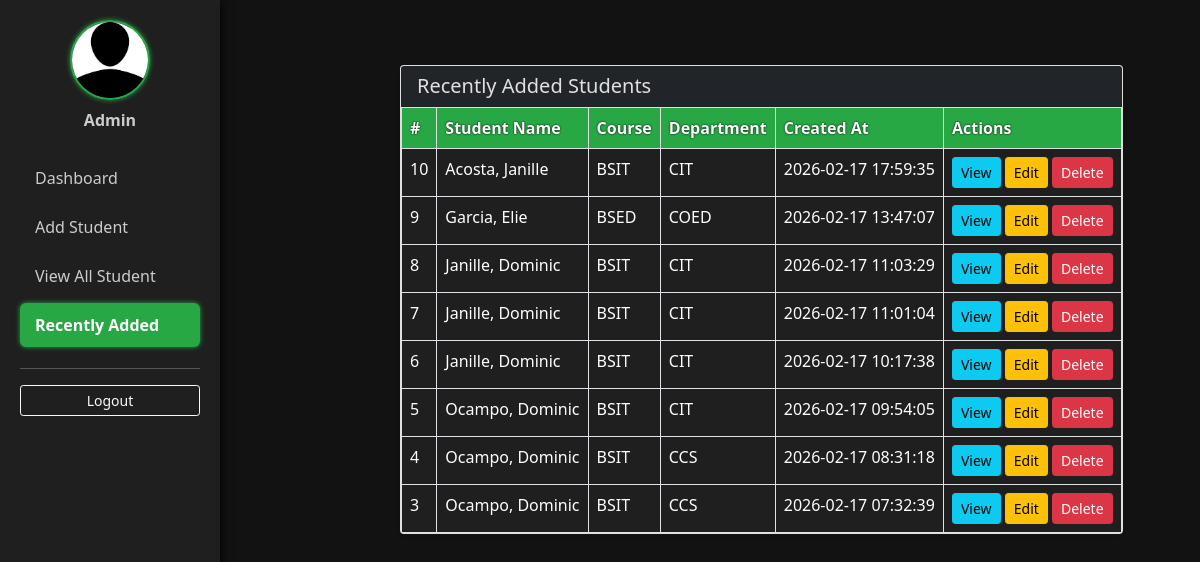
The app's page /recentAdd.php (signed in), older data.
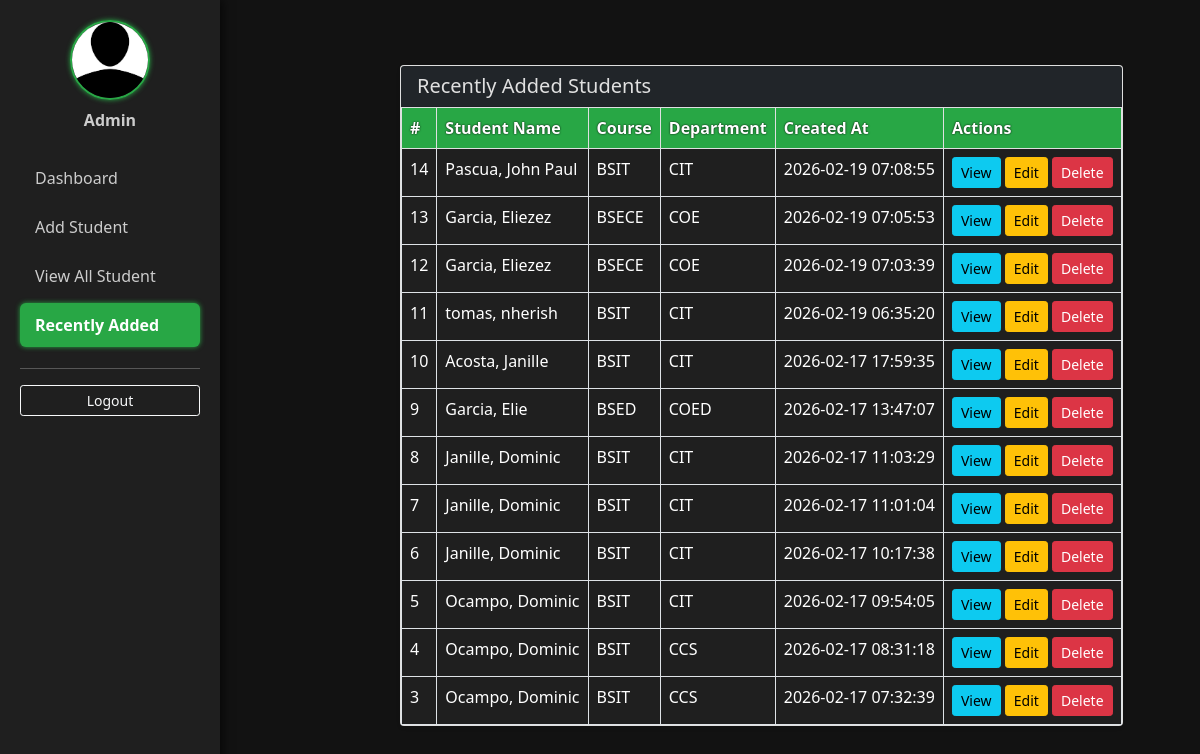
The same page, newer data.
### tables this page shows
CREATE TABLE `students_info_tbl` (
  `id` int(10) UNSIGNED NOT NULL,
  `last_name` varchar(100) NOT NULL,
  `first_name` varchar(100) NOT NULL,
  `middle_initial` varchar(5) NOT NULL,
  `extension_name` varchar(20) DEFAULT NULL,
  `age` tinyint(3) UNSIGNED NOT NULL,
  `birthdate` date NOT NULL,
  `street` varchar(150) NOT NULL,
  `barangay` varchar(100) NOT NULL,
  `city` varchar(100) NOT NULL,
  `province` varchar(100) NOT NULL,
  `zip_code` varchar(10) NOT NULL,
  `course` varchar(50) NOT NULL,
  `department` varchar(50) NOT NULL,
  `user_id` int(11) NOT NULL,
  `created_at` timestamp NOT NULL DEFAULT current_timestamp()
);

### recentAdd.php (the view, shortened to what this page needs)
<?php
require 'dbconn.php';
$isAdmin = ($_SESSION['role'] ?? '') === 'admin';
$userId  = (int)($_SESSION['user_id'] ?? 0);
$stmt = $conn->query("SELECT system_name FROM system_settings LIMIT 1");
try {
    $sql = "SELECT id, last_name, first_name, course, department, created_at FROM students_info_tbl";
    if (!$isAdmin) {
        $sql .= " WHERE user_id = ?";
        $stmt = $conn->prepare($sql . " ORDER BY created_at DESC LIMIT 50");
        $stmt->execute([$userId]);
    } else {
        $stmt = $conn->prepare($sql . " ORDER BY created_at DESC LIMIT 50");
        $stmt->execute();
    }
    $recentStudents = $stmt->fetchAll(PDO::FETCH_ASSOC);
} catch (PDOException $e) {
    $recentStudents = [];
}
?>
<!doctype html>
<html lang="en">
<head>
<link rel="stylesheet" href="bootstrap/css/bootstrap.min.css">
<link rel="stylesheet" href="styles.css">
<link rel="stylesheet" href="https://cdn.jsdelivr.net/npm/bootstrap-icons@1.10.5/font/bootstrap-icons.css">
</head>
<body>
    <div class="navbar-brand mb-0 h1">Recent Activity</div>
    <a href="index.php" class="btn btn-outline-light btn-sm">Back to Dashboard</a>
<div class="d-flex">
    <nav class="sidebar" id="sidebar">
        <div class="sidebar-profile text-center mb-4">
            <a href="profile.php" class="text-white text-decoration-none">
                <img src="iconnn.jpg" alt="Profile" class="rounded-circle mb-2" width="80" height="80">
                <div class="fw-bold">Admin</div>
            </a>
        </div>
        <ul class="nav flex-column">
            <li><a class="nav-link" href="dashboard.php">Dashboard</a></li>
            <li><a class="nav-link" href="addStudentForm.php">Add Student</a></li>
            <li><a class="nav-link" href="viewAllStudent.php">View All Student</a></li>
            <li><a class="nav-link active" href="recentAdd.php">Recently Added</a></li>
        </ul>
        <hr style="border-color: rgba(255,255,255,0.3);">
        <a href="logout.php" class="btn btn-outline-light btn-sm logout-btn d-block mt-3">Logout</a>
    </nav>
<div class="card shadow-sm mb-4">
        <div class="card-header bg-dark"><h2 class="h5 mb-0">Recently Added Students</h2></div>
        <div class="card-body p-0">
            <div class="table-responsive">
                <table class="table table-bordered text-white mb-0">
                    <thead class="table-light">
                        <tr>
                            <th>#</th>
                            <th>Student Name</th>
                            <th>Course</th>
                            <th>Department</th>
                            <th>Created At</th>
                            <th>Actions</th>
                        </tr>
                    </thead>
                    <tbody>
                        <?php if($recentStudents): ?>
                            <?php foreach($recentStudents as $s): ?>
                                <tr>
                                    <td><?= htmlspecialchars((string)$s['id']) ?></td>
                                    <td><?= htmlspecialchars($s['last_name'] . ', ' . $s['first_name']) ?></td>
                                    <td><?= htmlspecialchars($s['course']) ?></td>
                                    <td><?= htmlspecialchars($s['department']) ?></td>
                                    <td><?= htmlspecialchars($s['created_at']) ?></td>
                                    <td>
                                        <a href="viewStudentDetails.php?id=<?= (int)$s['id'] ?>" class="btn btn-sm btn-info">View</a>
                                        <a href="editStudentForm.php?id=<?= (int)$s['id'] ?>" class="btn btn-sm btn-warning">Edit</a>
                                        <a href="deleteStudent.php?id=<?= (int)$s['id'] ?>" class="btn btn-sm btn-danger" onclick="return confirm('Are you sure?');">Delete</a>
                                    </td>
                                </tr>
                            <?php endforeach; ?>
                        <?php else: ?>
                            <tr><td colspan="6" class="text-center py-3">No Students found.</td></tr>
                        <?php endif; ?>
                    </tbody>
                </table>
            </div>
        </div>
    </div>
</body>
</html>

Row changes from the older to the newer data that the page shows:
added students_info_tbl: id "14", last_name+first_name "Pascua, John Paul", course "BSIT", department "CIT", created_at "2026-02-19 07:08:55"
added students_info_tbl: id "13", last_name+first_name "Garcia, Eliezez", course "BSECE", department "COE", created_at "2026-02-19 07:05:53"
added students_info_tbl: id "12", last_name+first_name "Garcia, Eliezez", course "BSECE", department "COE", created_at "2026-02-19 07:03:39"
added students_info_tbl: id "11", last_name+first_name "tomas, nherish", course "BSIT", department "CIT", created_at "2026-02-19 06:35:20"
